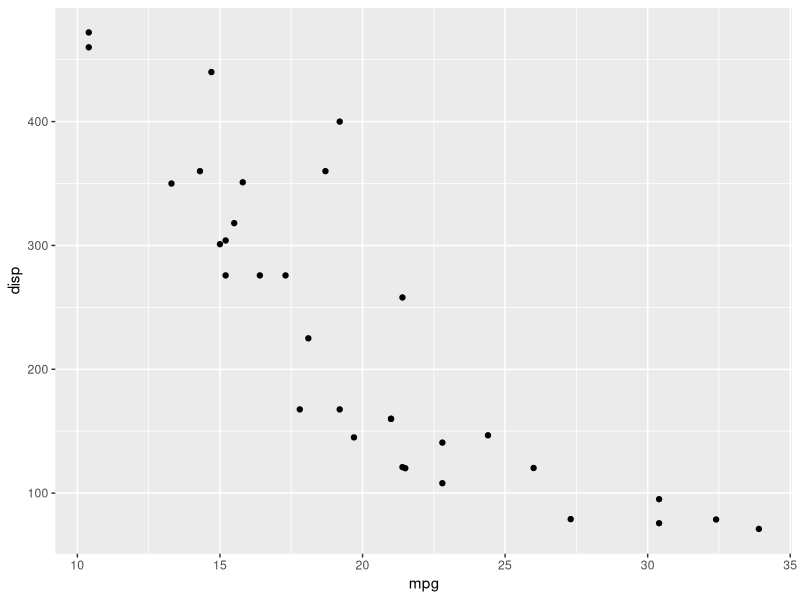
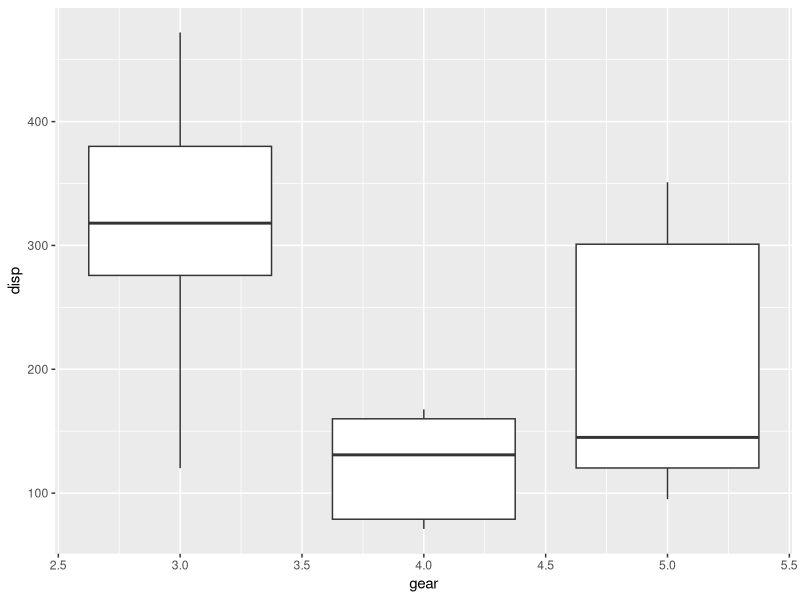
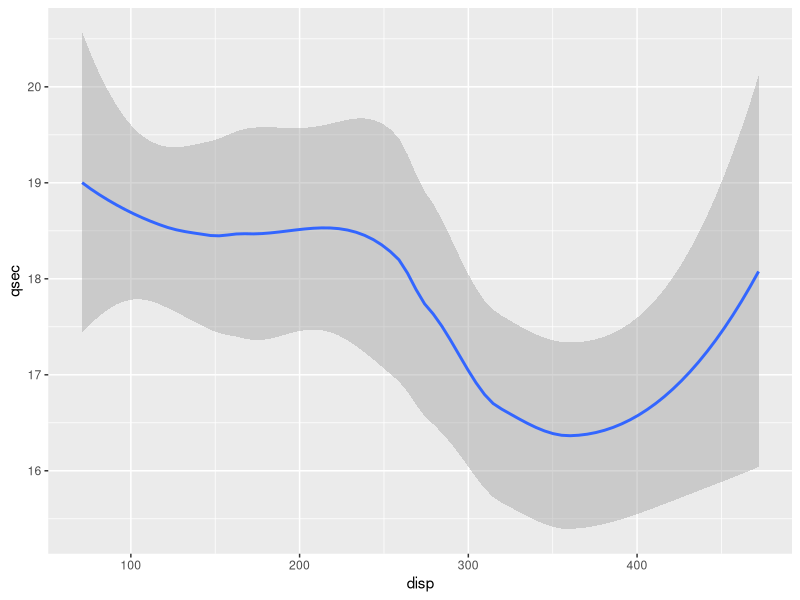
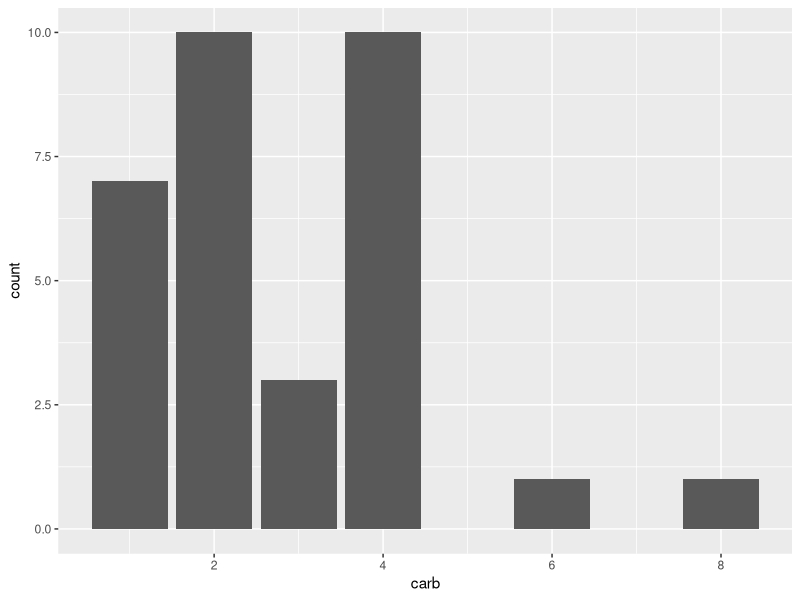

These figures' R source, in order:
## ---- chunk 1
#| column: screen
#| out-width: 100%
#| layout-ncol: 4
library(patchwork)
library(ggplot2)

ggplot(mtcars) + geom_point(aes(mpg, disp))
ggplot(mtcars) + geom_boxplot(aes(gear, disp, group = gear))
ggplot(mtcars) + geom_smooth(aes(disp, qsec))
ggplot(mtcars) + geom_bar(aes(carb))

